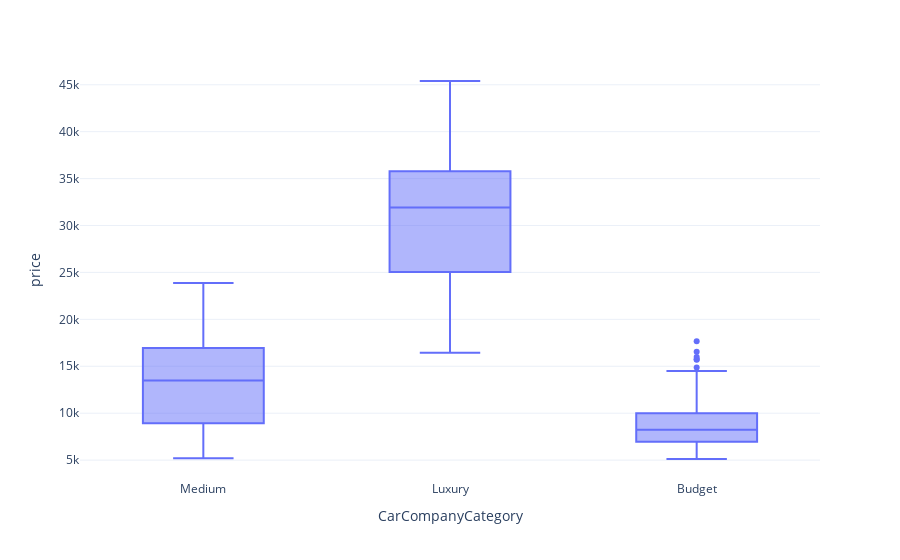

Notebook source saved alongside this figure:
### Code cell
fig = px.box(data, x='CarCompanyCategory',y='price')
fig.update_layout(template='plotly_white')
fig.show()

### Figure 1 — Plotly figure (JSON) as saved in the notebook; plotly's stock layout.template omitted (floating-point values rounded to 4 significant figures; data arrays with more than 128 entries replaced by an {"elided": "..."} marker saying what was removed)
{"data": [{"alignmentgroup": "True", "hoverlabel": {"namelength": 0}, "hovertemplate": "CarCompanyCategory=%{x}<br>price=%{y}", "legendgroup": "", "marker": {"color": "#636efa"}, "name": "", "notched": false, "offsetgroup": "", "orientation": "v", "showlegend": false, "type": "box", "x": {"elided": "204 str values"}, "x0": " ", "xaxis": "x", "y": {"elided": "204 float values"}, "y0": " ", "yaxis": "y"}], "layout": {"boxmode": "group", "legend": {"tracegroupgap": 0}, "margin": {"t": 60}, "xaxis": {"anchor": "y", "domain": [0, 1], "title": {"text": "CarCompanyCategory"}}, "yaxis": {"anchor": "x", "domain": [0, 1], "title": {"text": "price"}}}}
